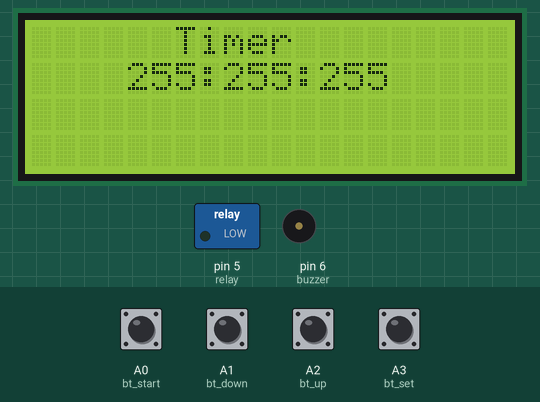
The sketch below on a simulated Arduino Uno, built with avr-gcc and run on an emulated ATmega328P. Parts: 20×4 character LCD, switched loads named in the sketch (green lamp = pin HIGH), buzzer (waves = sounding, pin HIGH). The inputs (shaded band) are chosen by the test bench; at power-on: A0 (bt_start), A1 (bt_down), A2 (bt_up), A3 (bt_set) HIGH. EEPROM starts erased.

Above: at 2.3 s.
2.4 s: A3 (bt_set) pulled LOW for 0.15 s
At 3.3 s:
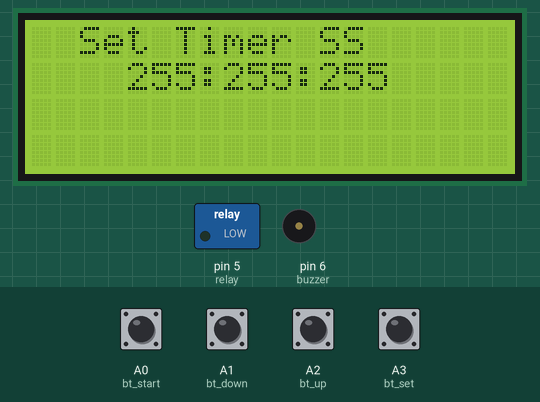
4.0 s: A3 (bt_set) pulled LOW for 1 s
At 4.4 s:
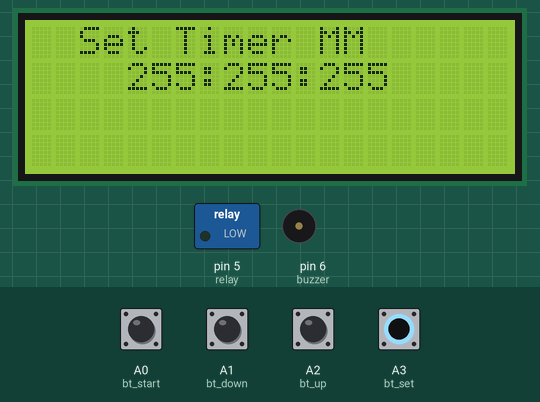
6.5 s: A0 (bt_start) pulled LOW for 0.15 s
At 7.3 s:
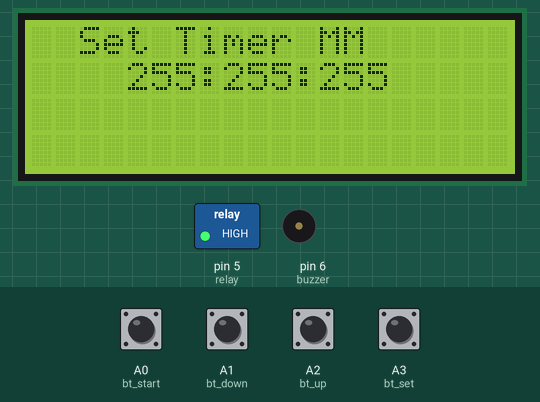
9.6 s: A2 (bt_up) pulled LOW for 0.15 s
At 9.99 s:
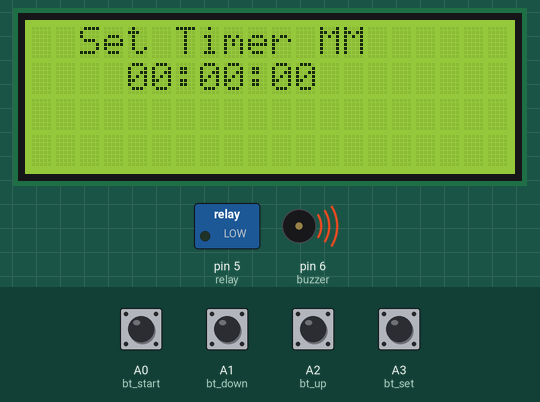
12.6 s: A3 (bt_set) pulled LOW for 0.15 s
At 13.3 s:
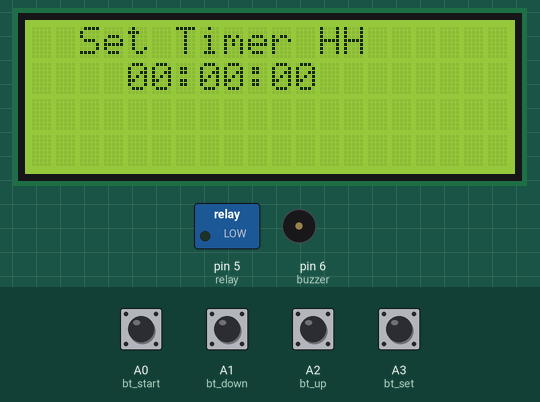
14.2 s: A1 (bt_down) pulled LOW for 0.15 s
At 15.8 s:
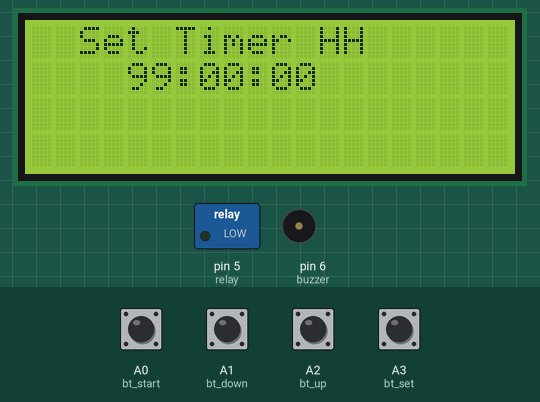
Timing chart, 0 to 16.9 s (numbered marks = the images above; inputs shaded):
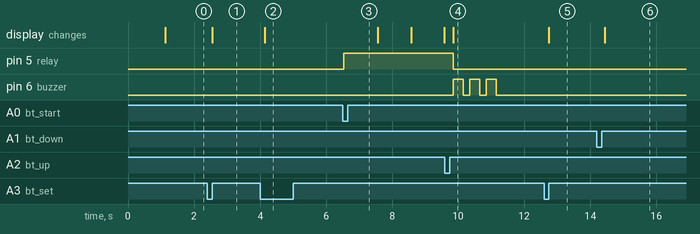

The sketch:

jaga1.ino
```cpp
#include <LiquidCrystal_I2C.h>
#include "Countimer.h"

Countimer tdown;
LiquidCrystal_I2C lcd(0X27,20,4);
#include <EEPROM.h>

#define bt_set    A3
#define bt_up     A2
#define bt_down   A1
#define bt_start  A0

int time_s = 0;
int time_m = 0;
int time_h = 0;

int set = 0;
int flag1=0, flag2=0;

int relay = 5;
int buzzer = 6;

void setup() {
Serial.begin (9600);

pinMode(bt_set,   INPUT_PULLUP);
pinMode(bt_up,    INPUT_PULLUP);
pinMode(bt_down,  INPUT_PULLUP);
pinMode(bt_start, INPUT_PULLUP);

pinMode(relay, OUTPUT);
pinMode(buzzer, OUTPUT);

lcd.begin(20, 4);
lcd.clear();
lcd.setCursor(0,0);
lcd.print("   Welcome To   ");
lcd.setCursor(0,1);
lcd.print("Countdown  Timer");
tdown.setInterval(print_time, 999);
eeprom_read();
delay(1000);
lcd.clear();
}

void print_time(){
time_s = time_s-1;
if(time_s<0){time_s=59; time_m = time_m-1;}
if(time_m<0){time_m=59; time_h = time_h-1;}
}

void tdownComplete(){Serial.print("ok");}

//tdown.stop();

void loop(){
tdown.run();

if(digitalRead (bt_set) == 0){
if(flag1==0 && flag2==0){flag1=1;
set = set+1;
if(set>3){set=0;}
delay(100);
}
}else{flag1=0;}

if(digitalRead (bt_up) == 0){
if(set==0){tdown.start(); flag2=1;}
if(set==1){time_s++;}
if(set==2){time_m++;}
if(set==3){time_h++;}
if(time_s>59){time_s=0;}
if(time_m>59){time_m=0;}
if(time_h>99){time_h=0;}
if(set>0){eeprom_write();}
delay(200);
}

if(digitalRead (bt_down) == 0){
if(set==0){tdown.stop(); flag2=0;}
if(set==1){time_s--;}
if(set==2){time_m--;}
if(set==3){time_h--;}
if(time_s<0){time_s=59;}
if(time_m<0){time_m=59;}
if(time_h<0){time_h=99;}
if(set>0){eeprom_write();}
delay(200);
}

if(digitalRead (bt_start) == 0){ flag2=1;
  eeprom_read();
  digitalWrite(relay, HIGH);
  tdown.restart();
  tdown.start();
}

lcd.setCursor(0,0);
if(set==0){lcd.print("      Timer     ");}
if(set==1){lcd.print("  Set Timer SS  ");}
if(set==2){lcd.print("  Set Timer MM  ");}
if(set==3){lcd.print("  Set Timer HH  ");}

lcd.setCursor(4,1);
if(time_h<=9){lcd.print("0");}
lcd.print(time_h);
lcd.print(":");
if(time_m<=9){lcd.print("0");}
lcd.print(time_m);
lcd.print(":");
if(time_s<=9){lcd.print("0");}
lcd.print(time_s);
lcd.print("   ");

if(time_s==0 && time_m==0 && time_h==0 && flag2==1){flag2=0;
tdown.stop();
digitalWrite(relay, LOW);
digitalWrite(buzzer, HIGH);
delay(300);
digitalWrite(buzzer, LOW);
delay(200);
digitalWrite(buzzer, HIGH);
delay(300);
digitalWrite(buzzer, LOW);
delay(200);
digitalWrite(buzzer, HIGH);
delay(300);
digitalWrite(buzzer, LOW);
}

if(flag2==1){digitalWrite(relay, HIGH);}
else{digitalWrite(relay, LOW);}

delay(1);
}

void eeprom_write(){
EEPROM.write(1, time_s);
EEPROM.write(2, time_m);
EEPROM.write(3, time_h);
}

void eeprom_read(){
time_s =  EEPROM.read(1);
time_m =  EEPROM.read(2);
time_h =  EEPROM.read(3);
}
```

Measured:
- after the input at 2.4 s, the display: changes after 0.14 s (image 1)
- after the input at 4.0 s, the display: changes after 0.14 s (image 2)
- after the input at 6.5 s, pin 5 (relay): LOW → HIGH at once
- after the input at 9.6 s, pin 5 (relay): HIGH → LOW after 0.25 s; pin 6 (buzzer): alternates HIGH for 0.30 s and LOW for 0.20 s, 6 changes in all, then stays LOW, starting after 0.25 s
- after the input at 12.6 s, the display: changes after 0.14 s (image 5)
- after the input at 14.2 s, the display: changes after 0.24 s (image 6)
